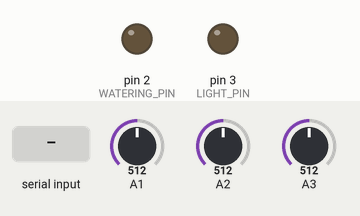
Recording of a sketch running on a simulated Arduino Uno, built with avr-gcc and run on an emulated ATmega328P. Shown: output pins drawn as LEDs (lit = HIGH). The inputs (shaded band) are chosen by the test bench; at power-on: A1 = 512, A2 = 512, A3 = 512. What the sketch prints to the serial monitor is not drawn.

Above: at 1.2 s.
1.3 s: "plant_light_level" received over Serial
At 2.0 s:
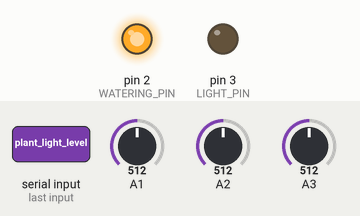
2.8 s: "2" received over Serial
Timing chart, 0 to 5.8 s (numbered marks = the images above; inputs shaded):
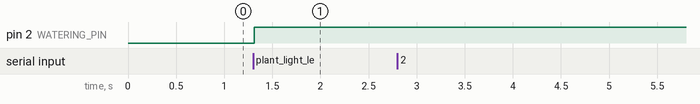

Measured:
- after the input at 1.3 s, pin 2 (WATERING_PIN): LOW → HIGH at once
- after the input at 2.8 s, every drawn part: stays the same

The sketch:

HomeNode_Plants.ino
```cpp
// Hardcoded parameters
#define MEASURING_DATAPOINTS 3  // The amount of datapoints we take for a measurement
#define COMPARING_DATAPOINTS 3  // The amount of measurements we use to compare data for significance
#define MEASURING_INTERVAL 1100  // Milliseconds between individual sensor readings
#define TOLERANCE 1.0           // Change in data before we deem in significant
#define ADDRESS '2'             // Address of the module
#define SENSORS_NUM 2           // Number of sensors on the module
#define LIGHT_THRESHOLD 15      // At what level of light will the module turn on it's own light
#define WATER_THRESHOLD 40      // At what level of moisture will the module water the plant
#define WATERING_DURATION 5000  // Number of milliseconds the module will be watering the plant
#define WATERING_INTERVAL 15    // Number of seconds before the module can water the plant again
#define LIGHT_PIN 3
#define WATERING_PIN 2

// Global data storage variables:

// Sensor data struct
typedef struct {
  int pin;                                  // Pin of the sensor
  String tag;                               // Id of the sensor
  int significant_flag;                     // If the current data is significant
  float active_data;                        // Data that is to be sent
  float sent_data;                          // Data that was sent
  float data[MEASURING_DATAPOINTS];         // Current data for a measurement
  float measurements[COMPARING_DATAPOINTS]; // Past measurements
} Sensor;

Sensor Light_sensor = {A1, "plant_light_level", 0, 0, 0};
Sensor Moisture_sensor = {A2, "plant_moisture", 0, 0, 0};

Sensor *sensors[] = {&Light_sensor, &Moisture_sensor};

int data_counter = 0;       // Counter for amount of datapoints read
int measurement_counter = 0;// Counter for amount of measurements measured
float timer = 0;            // Timer used for measruing interval
char address = ADDRESS;     // Address of the module

int light_state = 0;
int watering_state = 0;
float watering_timer = 0;

void init_array(float arr[], int len){
  for(int i = 0; i < len; ++i){
    arr[i] = 0;
  }
}

// Setup function
void setup() {
  Serial.begin(9600);
  timer = millis();
  watering_timer = timer;

  // Initialize all the data arrays
  init_array(Light_sensor.data, MEASURING_DATAPOINTS);
  init_array(Moisture_sensor.data, MEASURING_DATAPOINTS);
  init_array(Light_sensor.measurements, COMPARING_DATAPOINTS);
  init_array(Moisture_sensor.measurements, COMPARING_DATAPOINTS);

  // Initialize sensor pins
  // However no initialization is necessary since analog pins are only input

  // Non-sensor pins:
  pinMode(LIGHT_PIN, OUTPUT);
  pinMode(WATERING_PIN, OUTPUT);
}

// Raw data from sensors are on a scale of 0-1024, which we convert to 0-100
float convertData(float data){
  return (float)map(data, 1023, 0, 0, 100);
}

float convertDataLight(float data){
  return (float)map(data, 0, 1023, 0, 100);
}

// Functions for reading sensor data
float readLight() {
  return convertDataLight(analogRead(Light_sensor.pin));
}

float readMoisture() {
  return convertData((analogRead(Moisture_sensor.pin) +
                      analogRead(Moisture_sensor.pin + 1) ) / 2);
}

// Functions for taking care of the plant
void checkLight(float light){
  if(light <= LIGHT_THRESHOLD && light_state == 0) {
    digitalWrite(LIGHT_PIN, 1);
    Serial.print("plants_light_switch/1\\\n\r");
    light_state = 1;

  } else if(light >= LIGHT_THRESHOLD && light_state == 1) {
    digitalWrite(LIGHT_PIN, 0);
    Serial.print("plants_light_switch/0\\\n\r");
    light_state = 0;
  }
}

void checkMoisture(float moisture){
  if(moisture <= WATER_THRESHOLD &&
      millis() - watering_timer >= (WATERING_INTERVAL * 1000)){
    watering_state = 1;
    Serial.print("plants_watering/0\\\n\r");
    watering_timer = millis();
  }
}

void loop() {

  // Check if we need to start/stop watering the plant
  if(watering_state == true){
    if(millis() - watering_timer <= WATERING_DURATION){
      digitalWrite(WATERING_PIN, HIGH);
    } else {
      digitalWrite(WATERING_PIN, LOW);
      watering_state = 0;
    }
  }

  // Check if it is time to read from the sensors
  if(millis() - timer > MEASURING_INTERVAL){
    // Read sensors
    Light_sensor.data[data_counter] = readLight();
    Moisture_sensor.data[data_counter] = readMoisture();

    data_counter++;

    timer = millis();

    // Check if we have enough datapoints to make a measurement
    if(data_counter == COMPARING_DATAPOINTS){
      data_counter = 0; // Reset datapoint counter

      // Calculate the average of the datapoints and store it as a measurement
      for(int i = 0; i < SENSORS_NUM; ++i){
        float avg = 0.0;

        // Calculate the average
        for(int j = 0; j < MEASURING_DATAPOINTS; ++j){
          avg += sensors[i]->data[j];
        }
        avg /= MEASURING_DATAPOINTS;

        // Store the average
        sensors[i]->measurements[measurement_counter] = avg;
      }

      measurement_counter++;
    }

    // Check if we have enough measurements to see if our
    if(measurement_counter == COMPARING_DATAPOINTS){
      measurement_counter = 0; // Reset measurement counter

      int current_measurement = COMPARING_DATAPOINTS - 1;

      // Check all the sensors
      for(int i = 0; i < SENSORS_NUM; ++i){

        // Check all the sensors for significant measurements
        for(int j = 0; j < COMPARING_DATAPOINTS; ++j){
          if(abs(sensors[i]->measurements[current_measurement] -
              sensors[i]->measurements[current_measurement-j]) >= TOLERANCE ||
              sensors[i]->active_data == 0.00){
            // The current datapoint is significant
            sensors[i]->significant_flag = 1;
            break;
          }
        }

        // Check if there was significant data
        if(sensors[i]->significant_flag == 1){
          sensors[i]->significant_flag = 0;
          sensors[i]->active_data = sensors[i]->measurements[current_measurement];
        }

        // Checking if any actions need to be performed
        if(sensors[i]->tag == "plant_light_level"){
          checkLight(sensors[i]->measurements[current_measurement]);
        } else if(sensors[i]->tag == "plant_moisture"){
          checkMoisture(sensors[i]->measurements[current_measurement]);
        }
      }
    }
  }

  // Check if there is a data request
  if(Serial.available()){
    char c = Serial.read();

    if(c == address){
      // Create the message
      String message = "";

      for(int i = 0; i < SENSORS_NUM; ++i){
        // Send sensor id
        message += sensors[i]->tag + "/";

        // Check there is any data to be sent
        if(sensors[i]->active_data != sensors[i]->sent_data){
          String active_data = String(sensors[i]->active_data, 2);
          message += active_data;
          sensors[i]->sent_data = sensors[i]->active_data;
        }
        message += "/";
      }

      message[message.length() - 1] = '\\'; // Last character needs to be the end character
      message += "\n\r";

      Serial.print(message);

    // Emergency measure for testing
    } else if(c == 'e'){
      watering_state = 0;
      digitalWrite(WATERING_PIN, HIGH);
    }
  }
}
```
